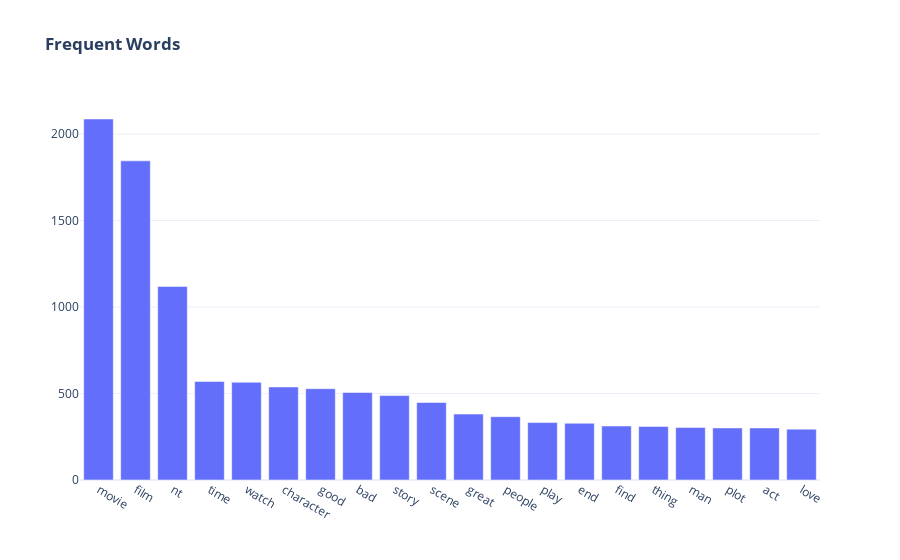
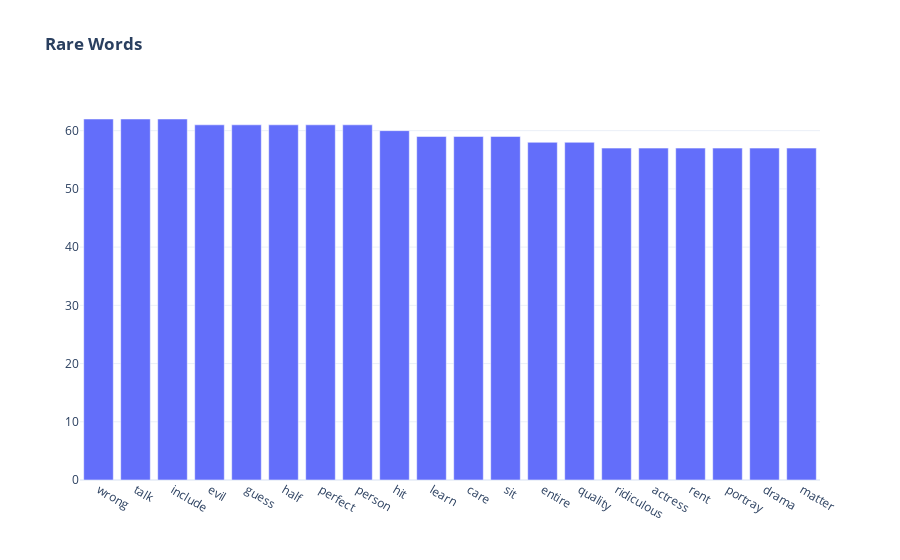

Write notebook code for charts like these, in order.
### Code cell
doc_obj.explore()

### Figure 1 — Plotly figure (JSON) as saved in the notebook; plotly's stock layout.template omitted (floating-point values rounded to 4 significant figures)
{"data": [{"type": "bar", "x": ["movie", "film", "nt", "time", "watch", "character", "good", "bad", "story", "scene", "great", "people", "play", "end", "find", "thing", "man", "plot", "act", "love"], "y": [2087, 1845, 1119, 570, 565, 538, 528, 506, 488, 448, 381, 366, 332, 328, 312, 310, 304, 301, 301, 294]}], "layout": {"title": {"text": "<b>Frequent Words</b>"}}}

### Figure 2 — Plotly figure (JSON) as saved in the notebook; plotly's stock layout.template omitted (floating-point values rounded to 4 significant figures)
{"data": [{"type": "bar", "x": ["wrong", "talk", "include", "evil", "guess", "half", "perfect", "person", "hit", "learn", "care", "sit", "entire", "quality", "ridiculous", "actress", "rent", "portray", "drama", "matter"], "y": [62, 62, 62, 61, 61, 61, 61, 61, 60, 59, 59, 59, 58, 58, 57, 57, 57, 57, 57, 57]}], "layout": {"title": {"text": "<b>Rare Words</b>"}}}
